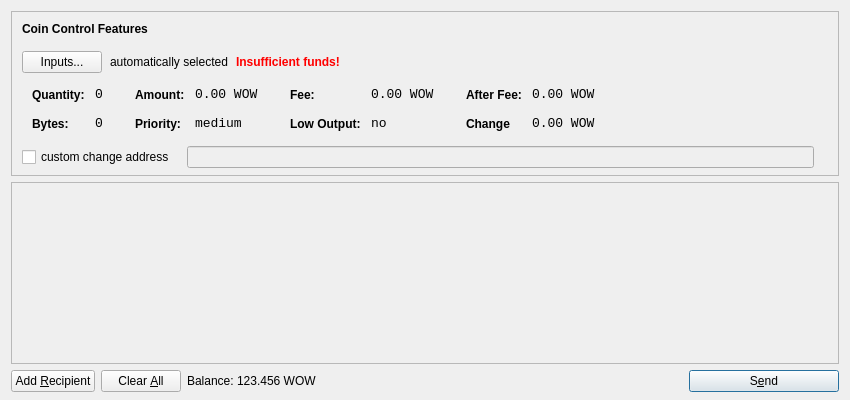
<?xml version="1.0" encoding="UTF-8"?>
<ui version="4.0">
 <class>SendCoinsDialog</class>
 <widget class="QDialog" name="SendCoinsDialog">
  <property name="geometry">
   <rect>
    <x>0</x>
    <y>0</y>
    <width>850</width>
    <height>400</height>
   </rect>
  </property>
  <property name="windowTitle">
   <string>Send Coins</string>
  </property>
  <layout class="QVBoxLayout" name="verticalLayout" stretch="0,1,0">
   <property name="bottomMargin">
    <number>8</number>
   </property>
   <item>
    <widget class="QFrame" name="frameCoinControl">
     <property name="sizePolicy">
      <sizepolicy hsizetype="Expanding" vsizetype="Expanding">
       <horstretch>0</horstretch>
       <verstretch>0</verstretch>
      </sizepolicy>
     </property>
     <property name="maximumSize">
      <size>
       <width>16777215</width>
       <height>16777215</height>
      </size>
     </property>
     <property name="frameShape">
      <enum>QFrame::StyledPanel</enum>
     </property>
     <property name="frameShadow">
      <enum>QFrame::Sunken</enum>
     </property>
     <layout class="QVBoxLayout" name="verticalLayoutCoinControl2">
      <property name="spacing">
       <number>-1</number>
      </property>
      <property name="leftMargin">
       <number>0</number>
      </property>
      <property name="topMargin">
       <number>0</number>
      </property>
      <property name="rightMargin">
       <number>0</number>
      </property>
      <property name="bottomMargin">
       <number>6</number>
      </property>
      <item>
       <layout class="QVBoxLayout" name="verticalLayoutCoinControl" stretch="0,0,0,0,1">
        <property name="spacing">
         <number>0</number>
        </property>
        <property name="leftMargin">
         <number>10</number>
        </property>
        <property name="topMargin">
         <number>10</number>
        </property>
        <item>
         <layout class="QHBoxLayout" name="horizontalLayoutCoinControl1">
          <property name="bottomMargin">
           <number>15</number>
          </property>
          <item>
           <widget class="QLabel" name="labelCoinControlFeatures">
            <property name="sizePolicy">
             <sizepolicy hsizetype="Preferred" vsizetype="Maximum">
              <horstretch>0</horstretch>
              <verstretch>0</verstretch>
             </sizepolicy>
            </property>
            <property name="font">
             <font>
              <weight>75</weight>
              <bold>true</bold>
             </font>
            </property>
            <property name="styleSheet">
             <string notr="true">font-weight:bold;</string>
            </property>
            <property name="text">
             <string>Coin Control Features</string>
            </property>
           </widget>
          </item>
         </layout>
        </item>
        <item>
         <layout class="QHBoxLayout" name="horizontalLayoutCoinControl2" stretch="0,0,0,0">
          <property name="spacing">
           <number>8</number>
          </property>
          <property name="bottomMargin">
           <number>10</number>
          </property>
          <item>
           <widget class="QPushButton" name="pushButtonCoinControl">
            <property name="styleSheet">
             <string notr="true"/>
            </property>
            <property name="text">
             <string>Inputs...</string>
            </property>
           </widget>
          </item>
          <item>
           <widget class="QLabel" name="labelCoinControlAutomaticallySelected">
            <property name="text">
             <string>automatically selected</string>
            </property>
            <property name="margin">
             <number>5</number>
            </property>
           </widget>
          </item>
          <item>
           <widget class="QLabel" name="labelCoinControlInsuffFunds">
            <property name="font">
             <font>
              <weight>75</weight>
              <bold>true</bold>
             </font>
            </property>
            <property name="styleSheet">
             <string notr="true">color:red;font-weight:bold;</string>
            </property>
            <property name="text">
             <string>Insufficient funds!</string>
            </property>
            <property name="margin">
             <number>5</number>
            </property>
           </widget>
          </item>
          <item>
           <spacer name="horizontalSpacerCoinControl">
            <property name="orientation">
             <enum>Qt::Horizontal</enum>
            </property>
            <property name="sizeHint" stdset="0">
             <size>
              <width>40</width>
              <height>1</height>
             </size>
            </property>
           </spacer>
          </item>
         </layout>
        </item>
        <item>
         <widget class="QWidget" name="widgetCoinControl" native="true">
          <property name="sizePolicy">
           <sizepolicy hsizetype="Preferred" vsizetype="Preferred">
            <horstretch>0</horstretch>
            <verstretch>0</verstretch>
           </sizepolicy>
          </property>
          <property name="minimumSize">
           <size>
            <width>0</width>
            <height>0</height>
           </size>
          </property>
          <property name="styleSheet">
           <string notr="true"/>
          </property>
          <layout class="QHBoxLayout" name="horizontalLayoutCoinControl5">
           <property name="leftMargin">
            <number>0</number>
           </property>
           <property name="topMargin">
            <number>0</number>
           </property>
           <property name="rightMargin">
            <number>0</number>
           </property>
           <property name="bottomMargin">
            <number>0</number>
           </property>
           <item>
            <layout class="QHBoxLayout" name="horizontalLayoutCoinControl3" stretch="0,0,0,1">
             <property name="spacing">
              <number>20</number>
             </property>
             <property name="topMargin">
              <number>0</number>
             </property>
             <property name="bottomMargin">
              <number>10</number>
             </property>
             <item>
              <layout class="QFormLayout" name="formLayoutCoinControl1">
               <property name="horizontalSpacing">
                <number>10</number>
               </property>
               <property name="verticalSpacing">
                <number>14</number>
               </property>
               <property name="leftMargin">
                <number>10</number>
               </property>
               <property name="topMargin">
                <number>4</number>
               </property>
               <property name="rightMargin">
                <number>6</number>
               </property>
               <item row="0" column="0">
                <widget class="QLabel" name="labelCoinControlQuantityText">
                 <property name="styleSheet">
                  <string notr="true">font-weight:bold;</string>
                 </property>
                 <property name="text">
                  <string>Quantity:</string>
                 </property>
                 <property name="margin">
                  <number>0</number>
                 </property>
                </widget>
               </item>
               <item row="0" column="1">
                <widget class="QLabel" name="labelCoinControlQuantity">
                 <property name="font">
                  <font>
                   <family>Monospace</family>
                   <pointsize>10</pointsize>
                  </font>
                 </property>
                 <property name="cursor">
                  <cursorShape>IBeamCursor</cursorShape>
                 </property>
                 <property name="contextMenuPolicy">
                  <enum>Qt::ActionsContextMenu</enum>
                 </property>
                 <property name="text">
                  <string>0</string>
                 </property>
                 <property name="margin">
                  <number>0</number>
                 </property>
                 <property name="textInteractionFlags">
                  <set>Qt::LinksAccessibleByMouse|Qt::TextSelectableByKeyboard|Qt::TextSelectableByMouse</set>
                 </property>
                </widget>
               </item>
               <item row="1" column="0">
                <widget class="QLabel" name="labelCoinControlBytesText">
                 <property name="styleSheet">
                  <string notr="true">font-weight:bold;</string>
                 </property>
                 <property name="text">
                  <string>Bytes:</string>
                 </property>
                </widget>
               </item>
               <item row="1" column="1">
                <widget class="QLabel" name="labelCoinControlBytes">
                 <property name="font">
                  <font>
                   <family>Monospace</family>
                   <pointsize>10</pointsize>
                  </font>
                 </property>
                 <property name="cursor">
                  <cursorShape>IBeamCursor</cursorShape>
                 </property>
                 <property name="contextMenuPolicy">
                  <enum>Qt::ActionsContextMenu</enum>
                 </property>
                 <property name="text">
                  <string>0</string>
                 </property>
                 <property name="textInteractionFlags">
                  <set>Qt::LinksAccessibleByMouse|Qt::TextSelectableByKeyboard|Qt::TextSelectableByMouse</set>
                 </property>
                </widget>
               </item>
              </layout>
             </item>
             <item>
              <layout class="QFormLayout" name="formLayoutCoinControl2">
               <property name="horizontalSpacing">
                <number>10</number>
               </property>
               <property name="verticalSpacing">
                <number>14</number>
               </property>
               <property name="leftMargin">
                <number>6</number>
               </property>
               <property name="topMargin">
                <number>4</number>
               </property>
               <property name="rightMargin">
                <number>6</number>
               </property>
               <item row="0" column="0">
                <widget class="QLabel" name="labelCoinControlAmountText">
                 <property name="styleSheet">
                  <string notr="true">font-weight:bold;</string>
                 </property>
                 <property name="text">
                  <string>Amount:</string>
                 </property>
                 <property name="margin">
                  <number>0</number>
                 </property>
                </widget>
               </item>
               <item row="0" column="1">
                <widget class="QLabel" name="labelCoinControlAmount">
                 <property name="font">
                  <font>
                   <family>Monospace</family>
                   <pointsize>10</pointsize>
                  </font>
                 </property>
                 <property name="cursor">
                  <cursorShape>IBeamCursor</cursorShape>
                 </property>
                 <property name="contextMenuPolicy">
                  <enum>Qt::ActionsContextMenu</enum>
                 </property>
                 <property name="text">
                  <string>0.00 WOW</string>
                 </property>
                 <property name="textInteractionFlags">
                  <set>Qt::LinksAccessibleByMouse|Qt::TextSelectableByKeyboard|Qt::TextSelectableByMouse</set>
                 </property>
                </widget>
               </item>
               <item row="1" column="0">
                <widget class="QLabel" name="labelCoinControlPriorityText">
                 <property name="styleSheet">
                  <string notr="true">font-weight:bold;</string>
                 </property>
                 <property name="text">
                  <string>Priority:</string>
                 </property>
                </widget>
               </item>
               <item row="1" column="1">
                <widget class="QLabel" name="labelCoinControlPriority">
                 <property name="font">
                  <font>
                   <family>Monospace</family>
                   <pointsize>10</pointsize>
                  </font>
                 </property>
                 <property name="cursor">
                  <cursorShape>IBeamCursor</cursorShape>
                 </property>
                 <property name="contextMenuPolicy">
                  <enum>Qt::ActionsContextMenu</enum>
                 </property>
                 <property name="text">
                  <string>medium</string>
                 </property>
                 <property name="textInteractionFlags">
                  <set>Qt::LinksAccessibleByMouse|Qt::TextSelectableByKeyboard|Qt::TextSelectableByMouse</set>
                 </property>
                </widget>
               </item>
              </layout>
             </item>
             <item>
              <layout class="QFormLayout" name="formLayoutCoinControl3">
               <property name="horizontalSpacing">
                <number>10</number>
               </property>
               <property name="verticalSpacing">
                <number>14</number>
               </property>
               <property name="leftMargin">
                <number>6</number>
               </property>
               <property name="topMargin">
                <number>4</number>
               </property>
               <property name="rightMargin">
                <number>6</number>
               </property>
               <item row="0" column="0">
                <widget class="QLabel" name="labelCoinControlFeeText">
                 <property name="styleSheet">
                  <string notr="true">font-weight:bold;</string>
                 </property>
                 <property name="text">
                  <string>Fee:</string>
                 </property>
                 <property name="margin">
                  <number>0</number>
                 </property>
                </widget>
               </item>
               <item row="0" column="1">
                <widget class="QLabel" name="labelCoinControlFee">
                 <property name="font">
                  <font>
                   <family>Monospace</family>
                   <pointsize>10</pointsize>
                  </font>
                 </property>
                 <property name="cursor">
                  <cursorShape>IBeamCursor</cursorShape>
                 </property>
                 <property name="contextMenuPolicy">
                  <enum>Qt::ActionsContextMenu</enum>
                 </property>
                 <property name="text">
                  <string>0.00 WOW</string>
                 </property>
                 <property name="textInteractionFlags">
                  <set>Qt::LinksAccessibleByMouse|Qt::TextSelectableByKeyboard|Qt::TextSelectableByMouse</set>
                 </property>
                </widget>
               </item>
               <item row="1" column="0">
                <widget class="QLabel" name="labelCoinControlLowOutputText">
                 <property name="styleSheet">
                  <string notr="true">font-weight:bold;</string>
                 </property>
                 <property name="text">
                  <string>Low Output:</string>
                 </property>
                </widget>
               </item>
               <item row="1" column="1">
                <widget class="QLabel" name="labelCoinControlLowOutput">
                 <property name="font">
                  <font>
                   <family>Monospace</family>
                   <pointsize>10</pointsize>
                  </font>
                 </property>
                 <property name="cursor">
                  <cursorShape>IBeamCursor</cursorShape>
                 </property>
                 <property name="contextMenuPolicy">
                  <enum>Qt::ActionsContextMenu</enum>
                 </property>
                 <property name="text">
                  <string>no</string>
                 </property>
                 <property name="textInteractionFlags">
                  <set>Qt::LinksAccessibleByMouse|Qt::TextSelectableByKeyboard|Qt::TextSelectableByMouse</set>
                 </property>
                </widget>
               </item>
              </layout>
             </item>
             <item>
              <layout class="QFormLayout" name="formLayoutCoinControl4">
               <property name="horizontalSpacing">
                <number>10</number>
               </property>
               <property name="verticalSpacing">
                <number>14</number>
               </property>
               <property name="leftMargin">
                <number>6</number>
               </property>
               <property name="topMargin">
                <number>4</number>
               </property>
               <property name="rightMargin">
                <number>6</number>
               </property>
               <item row="0" column="0">
                <widget class="QLabel" name="labelCoinControlAfterFeeText">
                 <property name="styleSheet">
                  <string notr="true">font-weight:bold;</string>
                 </property>
                 <property name="text">
                  <string>After Fee:</string>
                 </property>
                 <property name="margin">
                  <number>0</number>
                 </property>
                </widget>
               </item>
               <item row="0" column="1">
                <widget class="QLabel" name="labelCoinControlAfterFee">
                 <property name="font">
                  <font>
                   <family>Monospace</family>
                   <pointsize>10</pointsize>
                  </font>
                 </property>
                 <property name="cursor">
                  <cursorShape>IBeamCursor</cursorShape>
                 </property>
                 <property name="contextMenuPolicy">
                  <enum>Qt::ActionsContextMenu</enum>
                 </property>
                 <property name="text">
                  <string>0.00 WOW</string>
                 </property>
                 <property name="textInteractionFlags">
                  <set>Qt::LinksAccessibleByMouse|Qt::TextSelectableByKeyboard|Qt::TextSelectableByMouse</set>
                 </property>
                </widget>
               </item>
               <item row="1" column="0">
                <widget class="QLabel" name="labelCoinControlChangeText">
                 <property name="styleSheet">
                  <string notr="true">font-weight:bold;</string>
                 </property>
                 <property name="text">
                  <string>Change</string>
                 </property>
                </widget>
               </item>
               <item row="1" column="1">
                <widget class="QLabel" name="labelCoinControlChange">
                 <property name="font">
                  <font>
                   <family>Monospace</family>
                   <pointsize>10</pointsize>
                  </font>
                 </property>
                 <property name="cursor">
                  <cursorShape>IBeamCursor</cursorShape>
                 </property>
                 <property name="contextMenuPolicy">
                  <enum>Qt::ActionsContextMenu</enum>
                 </property>
                 <property name="text">
                  <string>0.00 WOW</string>
                 </property>
                 <property name="textInteractionFlags">
                  <set>Qt::LinksAccessibleByMouse|Qt::TextSelectableByKeyboard|Qt::TextSelectableByMouse</set>
                 </property>
                </widget>
               </item>
              </layout>
             </item>
            </layout>
           </item>
          </layout>
         </widget>
        </item>
        <item>
         <layout class="QHBoxLayout" name="horizontalLayoutCoinControl4" stretch="0,0,0">
          <property name="spacing">
           <number>12</number>
          </property>
          <property name="sizeConstraint">
           <enum>QLayout::SetDefaultConstraint</enum>
          </property>
          <property name="topMargin">
           <number>5</number>
          </property>
          <property name="rightMargin">
           <number>5</number>
          </property>
          <item>
           <widget class="QCheckBox" name="checkBoxCoinControlChange">
            <property name="text">
             <string>custom change address</string>
            </property>
           </widget>
          </item>
          <item>
           <widget class="QLineEdit" name="lineEditCoinControlChange">
            <property name="enabled">
             <bool>false</bool>
            </property>
            <property name="sizePolicy">
             <sizepolicy hsizetype="Expanding" vsizetype="Fixed">
              <horstretch>0</horstretch>
              <verstretch>0</verstretch>
             </sizepolicy>
            </property>
           </widget>
          </item>
          <item>
           <widget class="QLabel" name="labelCoinControlChangeLabel">
            <property name="sizePolicy">
             <sizepolicy hsizetype="Preferred" vsizetype="Expanding">
              <horstretch>0</horstretch>
              <verstretch>0</verstretch>
             </sizepolicy>
            </property>
            <property name="minimumSize">
             <size>
              <width>0</width>
              <height>0</height>
             </size>
            </property>
            <property name="text">
             <string/>
            </property>
            <property name="margin">
             <number>3</number>
            </property>
           </widget>
          </item>
         </layout>
        </item>
        <item>
         <spacer name="verticalSpacerCoinControl">
          <property name="orientation">
           <enum>Qt::Vertical</enum>
          </property>
          <property name="sizeHint" stdset="0">
           <size>
            <width>800</width>
            <height>1</height>
           </size>
          </property>
         </spacer>
        </item>
       </layout>
      </item>
     </layout>
    </widget>
   </item>
   <item>
    <widget class="QScrollArea" name="scrollArea">
     <property name="widgetResizable">
      <bool>true</bool>
     </property>
     <widget class="QWidget" name="scrollAreaWidgetContents">
      <property name="geometry">
       <rect>
        <x>0</x>
        <y>0</y>
        <width>824</width>
        <height>141</height>
       </rect>
      </property>
      <layout class="QVBoxLayout" name="verticalLayout_2">
       <property name="leftMargin">
        <number>0</number>
       </property>
       <property name="topMargin">
        <number>0</number>
       </property>
       <property name="rightMargin">
        <number>0</number>
       </property>
       <property name="bottomMargin">
        <number>0</number>
       </property>
       <item>
        <layout class="QVBoxLayout" name="entries">
         <property name="spacing">
          <number>6</number>
         </property>
        </layout>
       </item>
       <item>
        <spacer name="verticalSpacer">
         <property name="orientation">
          <enum>Qt::Vertical</enum>
         </property>
         <property name="sizeHint" stdset="0">
          <size>
           <width>20</width>
           <height>40</height>
          </size>
         </property>
        </spacer>
       </item>
      </layout>
     </widget>
    </widget>
   </item>
   <item>
    <layout class="QHBoxLayout" name="horizontalLayout">
     <item>
      <widget class="QPushButton" name="addButton">
       <property name="toolTip">
        <string>Send to multiple recipients at once</string>
       </property>
       <property name="text">
        <string>Add &amp;Recipient</string>
       </property>
       <property name="icon">
        <iconset resource="../bitcoin.qrc">
         <normaloff>:/icons/add</normaloff>:/icons/add</iconset>
       </property>
       <property name="autoDefault">
        <bool>false</bool>
       </property>
      </widget>
     </item>
     <item>
      <widget class="QPushButton" name="clearButton">
       <property name="sizePolicy">
        <sizepolicy hsizetype="Minimum" vsizetype="Fixed">
         <horstretch>0</horstretch>
         <verstretch>0</verstretch>
        </sizepolicy>
       </property>
       <property name="toolTip">
        <string>Remove all transaction fields</string>
       </property>
       <property name="text">
        <string>Clear &amp;All</string>
       </property>
       <property name="icon">
        <iconset resource="../bitcoin.qrc">
         <normaloff>:/icons/remove</normaloff>:/icons/remove</iconset>
       </property>
       <property name="autoRepeatDelay">
        <number>300</number>
       </property>
       <property name="autoDefault">
        <bool>false</bool>
       </property>
      </widget>
     </item>
     <item>
      <layout class="QHBoxLayout" name="horizontalLayout_2">
       <property name="spacing">
        <number>3</number>
       </property>
       <item>
        <widget class="QLabel" name="label">
         <property name="sizePolicy">
          <sizepolicy hsizetype="Preferred" vsizetype="Fixed">
           <horstretch>0</horstretch>
           <verstretch>0</verstretch>
          </sizepolicy>
         </property>
         <property name="text">
          <string>Balance:</string>
         </property>
        </widget>
       </item>
       <item>
        <widget class="QLabel" name="labelBalance">
         <property name="sizePolicy">
          <sizepolicy hsizetype="Preferred" vsizetype="Fixed">
           <horstretch>0</horstretch>
           <verstretch>0</verstretch>
          </sizepolicy>
         </property>
         <property name="cursor">
          <cursorShape>IBeamCursor</cursorShape>
         </property>
         <property name="text">
          <string>123.456 WOW</string>
         </property>
         <property name="textInteractionFlags">
          <set>Qt::LinksAccessibleByMouse|Qt::TextSelectableByKeyboard|Qt::TextSelectableByMouse</set>
         </property>
        </widget>
       </item>
      </layout>
     </item>
     <item>
      <spacer name="horizontalSpacer">
       <property name="orientation">
        <enum>Qt::Horizontal</enum>
       </property>
       <property name="sizeHint" stdset="0">
        <size>
         <width>40</width>
         <height>20</height>
        </size>
       </property>
      </spacer>
     </item>
     <item>
      <widget class="QPushButton" name="sendButton">
       <property name="minimumSize">
        <size>
         <width>150</width>
         <height>0</height>
        </size>
       </property>
       <property name="toolTip">
        <string>Confirm the send action</string>
       </property>
       <property name="text">
        <string>S&amp;end</string>
       </property>
       <property name="icon">
        <iconset resource="../bitcoin.qrc">
         <normaloff>:/icons/send</normaloff>:/icons/send</iconset>
       </property>
       <property name="default">
        <bool>true</bool>
       </property>
      </widget>
     </item>
    </layout>
   </item>
  </layout>
 </widget>
 <resources>
  <include location="../bitcoin.qrc"/>
 </resources>
 <connections/>
</ui>
